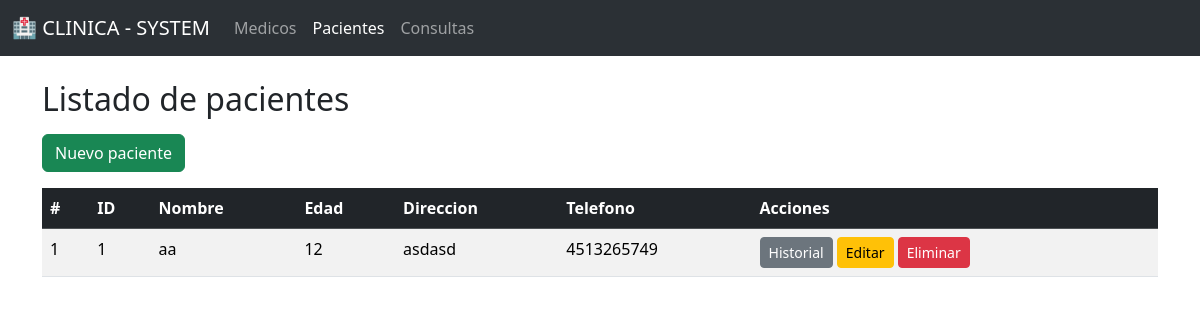
The app's page /pacientes/, older data.
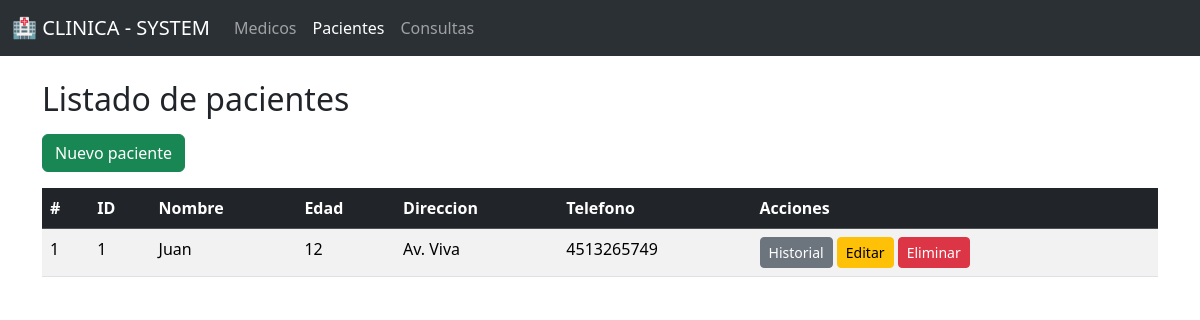
The same page, newer data.
### models/paciente_model.py (models this page shows, shortened)
class Paciente(db.Model):
    __tablename__ = "pacientes"
    id_paciente = db.Column(db.Integer, primary_key=True)
    nombre = db.Column(db.String(80), nullable=False)
    edad = db.Column(db.Integer, nullable=False)
    direccion = db.Column(db.String(200))
    telefono = db.Column(db.Integer, nullable=False)
    consultas = db.relationship("Consulta", back_populates="paciente", cascade="all, delete-orphan")
    @staticmethod
    def get_all():
        return Paciente.query.all()
    def delete(self):
        db.session.delete(self)
        db.session.commit()

### controllers/paciente_controller.py (the view)
@paciente_bp.route("/")
def index():
    pacientes = Paciente.get_all()
    return paciente_views.list_patients(pacientes)

### app.py (called while the page is built)
@app.context_processor
def inject_active_route():
    def is_active(path):
        return "active" if request.path == path else ''
    return dict(is_active = is_active)

### views/paciente_views.py (called while the page is built)
def list_patients(pacientes):
    return render_template("pacientes/index.html", pacientes=pacientes)

### templates/pacientes/index.html (shortened to what this page needs)
{% extends 'base.html' %}
{% block content %}
<h2 class="mb-3">Listado de pacientes</h2>
<a href="{{ url_for('paciente.create_patient') }}" class="btn btn-success mb-3">Nuevo paciente</a>
<table class="table table-striped table-hover">
    <thead class="table-dark">
        <tr>
            <th>#</th>
            <th>ID</th>
            <th>Nombre</th>
            <th>Edad</th>
            <th>Direccion</th>
            <th>Telefono</th>
            <th>Acciones</th>
        </tr>
    </thead>
    <tbody>
        {% for paciente in pacientes %}
        <tr>
            <td>{{ loop.index }}</td>
            <td>{{ paciente.id_paciente }}</td>
            <td>{{ paciente.nombre }}</td>
            <td>{{ paciente.edad }}</td>
            <td>{{ paciente.direccion }}</td>
            <td>{{ paciente.telefono }}</td>
            <td>
                <a href="{{ url_for('paciente.medical_history', id_patient=paciente.id_paciente) }}" class="btn btn-secondary btn-sm">Historial</a>
                <a href="{{ url_for('paciente.edit_patient', id_patient=paciente.id_paciente) }}" class="btn btn-warning btn-sm">Editar</a>
                <a href="{{ url_for('paciente.delete_patient', id_patient=paciente.id_paciente) }}" class="btn btn-danger btn-sm"
                    onclick="return confirm('¿Está seguro de eliminar?')">Eliminar</a>
            </td>
        </tr>
        {% endfor %}
    </tbody>
</table>
{% endblock %}

Row changes from the older to the newer data that the page shows:
changed Paciente id 1: nombre "aa" → "Juan"; direccion "asdasd" → "Av. Viva"
